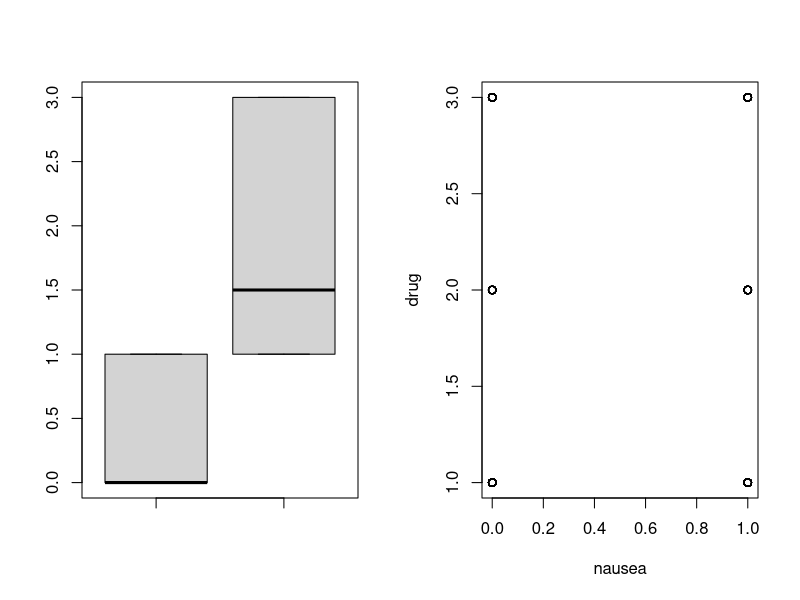
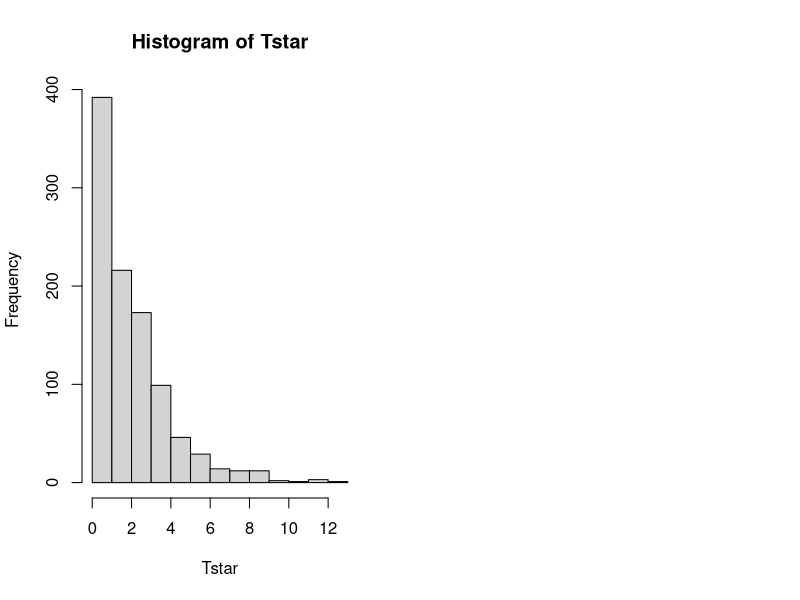

Here is the R script that generated these plots, in order:
data.nausea <- read.table("datas/nauseatable.txt", header = TRUE)
data.nausea

# Question a:
# 1. Discuss whether a contingency table test is appropriate here.
# Yes, it's appropriate since we have two categorical variables and independence of observations is ensured.

# 2. If yes, perform this test in order to test whether the different medicines work equally well against nausea.
n <- chisq.test(data.nausea) ; n[[3]] # 0.03642928
# p-value is 0.03 which is significant. Therefore, Ho: row variable and column variable are independent, is rejected.
residuals(n)
#   - From this table we can see that Chlorpromazine has less incidence of nausea, 
#   - 100mg Pentobarbital has the relatively higher nausea effect.

# Question b:
# Perform a permutation test in order to test whether the different medicines work equally well against nausea. Permute the medicine labels for this purpose.
nausea = c((rep(0, each=180)),(rep(1, each=124))) # 0 : No Incidence of Nausea, 1 : Incidence of Nausea
drug = c(factor(rep("Chlorpromazine", each=100)), factor(rep("Pentobarbital(100mg)", each=32)),factor(rep("Pentobarbital(150mg)", each=48)),
         factor(rep("Chlorpromazine", each=52)), factor(rep("Pentobarbital(100mg)", each=35)), factor(rep("Pentobarbital(150mg)", each=37)))
nausea.data <- data.frame(nausea,drug) ; nausea.data


par(mfrow=c(1,2)) ; boxplot(nausea,drug,data = nausea.data) ; plot(nausea,drug)

N <- 1000 ; Tstar <- numeric(N)
t0 <- n$statistic

# PERMUTATION TEST
mystat=function(x) {chisq.test(x)$statistic}
for (i in 1:N) {
  nauseaStar <- table(sample(nausea.data$drug),nausea.data$nausea)
  Tstar[i]=mystat(nauseaStar)
}
hist(Tstar)
myt=mystat(data.nausea)

pr=sum(Tstar>myt)/N ; pr # 0.031
# The treatment is clearly significant.

# Use as test statistic the chi square test statistic for contingency tables, which can be extracted from the output of the command chisq.test

ctable.nausea <- table(nausea.data)
n <- chisq.test(ctable.nausea) ; n[[3]] # 0.03642928
# This is in line with the results using the first 

# Question c:
# Compare the p-value found by the permutation test with the p-value found from the chisquare test for contingency tables.

# Both test uses bootstrap fashion to calculate p-value.
# Permutation test takes many samples (1000) and in the end estimates a similar value
# By permuting the categories of either the row or column factor in a contingency table (considered later on), one can test the null hypothesis of no dependence between these two factors.
